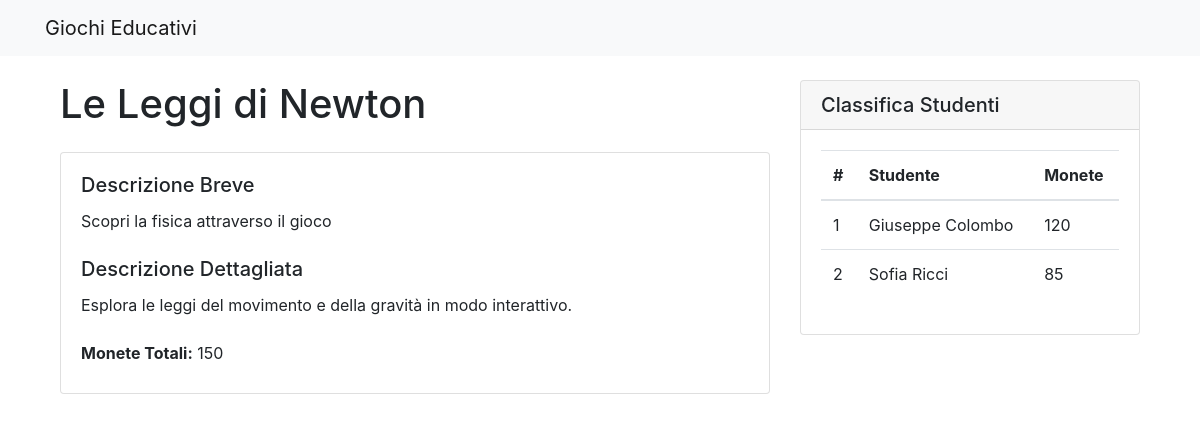
The page /gioco/2 on the database its author committed.
### tables this page shows
CREATE TABLE Videogioco (
    id INTEGER PRIMARY KEY AUTOINCREMENT,
    titolo VARCHAR(100) NOT NULL,
    descrizione_breve VARCHAR(160) NOT NULL CHECK (LENGTH(descrizione_breve) <= 160),
    descrizione_estesa TEXT NOT NULL,
    monete_totali INTEGER NOT NULL CHECK (monete_totali > 0),
    immagine1 VARCHAR(255) NOT NULL,
    immagine2 VARCHAR(255),
    immagine3 VARCHAR(255),
    argomento_id INTEGER NOT NULL,
    FOREIGN KEY (argomento_id) REFERENCES Argomento(id)
);

CREATE TABLE ProgressoStudente (
    studente_id INTEGER,
    videogioco_id INTEGER,
    monete_raccolte INTEGER NOT NULL DEFAULT 0 CHECK (monete_raccolte >= 0),
    PRIMARY KEY (studente_id, videogioco_id),
    FOREIGN KEY (studente_id) REFERENCES Studente(id),
    FOREIGN KEY (videogioco_id) REFERENCES Videogioco(id)
);

CREATE TABLE Studente (
    id INTEGER PRIMARY KEY AUTOINCREMENT,
    nome VARCHAR(50) NOT NULL,
    cognome VARCHAR(50) NOT NULL,
    email VARCHAR(100) NOT NULL UNIQUE,
    password VARCHAR(255) NOT NULL
);

### app.py (the view)
@app.route("/gioco/<int:id>")
def dettaglio_gioco(id):
    db = get_db()
    gioco = db.execute(QUERIES.get("Get game details"), [id]).fetchone()
    classifica = db.execute(QUERIES.get("Get game leaderboard"), [id]).fetchall()
    return render_template("gioco.html", gioco=gioco, classifica=classifica)

### app.py (called while the page is built)
def get_db():
    if "db" not in g:
        g.db = sqlite3.connect(
            os.path.join(os.path.dirname(__file__), DATABASE),
            detect_types=sqlite3.PARSE_DECLTYPES,
        )
        g.db.row_factory = sqlite3.Row
    return g.db

### queries/queries.py (called while the page is built)
    def get(self, name):
        return self.queries.get(name)

### templates/gioco.html
{% extends "base.html" %}
{% block content %}
<div class="container">
    <div class="row">
        <div class="col-md-8">
            <h1 class="mb-4">{{ gioco.titolo }}</h1>
            <div class="card mb-4">
                <div class="card-body">
                    <h5 class="card-title">Descrizione Breve</h5>
                    <p class="card-text">{{ gioco.descrizione_breve }}</p>
                    <h5 class="card-title mt-4">Descrizione Dettagliata</h5>
                    <p class="card-text">{{ gioco.descrizione_estesa }}</p>
                    <div class="mt-4">
                        <p class="mb-2"><strong>Monete Totali:</strong> {{ gioco.monete_totali }}</p>
                    </div>
                </div>
            </div>
        </div>
        <div class="col-md-4">
            <div class="card">
                <div class="card-header">
                    <h5 class="mb-0">Classifica Studenti</h5>
                </div>
                <div class="card-body">
                    {% if classifica %}
                    <div class="table-responsive">
                        <table class="table table-hover">
                            <thead>
                                <tr>
                                    <th>#</th>
                                    <th>Studente</th>
                                    <th>Monete</th>
                                </tr>
                            </thead>
                            <tbody>
                                {% for pos, studente in enumerate(classifica, 1) %}
                                <tr>
                                    <td>{{ pos }}</td>
                                    <td>{{ studente.nome }} {{ studente.cognome }}</td>
                                    <td>{{ studente.monete_raccolte }}</td>
                                </tr>
                                {% endfor %}
                            </tbody>
                        </table>
                    </div>
                    {% else %}
                    <p class="text-muted">Nessun risultato disponibile</p>
                    {% endif %}
                </div>
            </div>
        </div>
    </div>
</div>
{% endblock %}

### rows shown on the page
Videogioco: titolo "Le Leggi di Newton", descrizione_breve "Scopri la fisica attraverso il gioco", descrizione_estesa "Esplora le leggi del movimento e della gravità in modo interattivo.", monete_totali "150"
ProgressoStudente: pos "1", nome "Giuseppe", cognome "Colombo", monete_raccolte "120"
ProgressoStudente: videogioco "2", nome "Sofia", cognome "Ricci", monete_raccolte "85"
